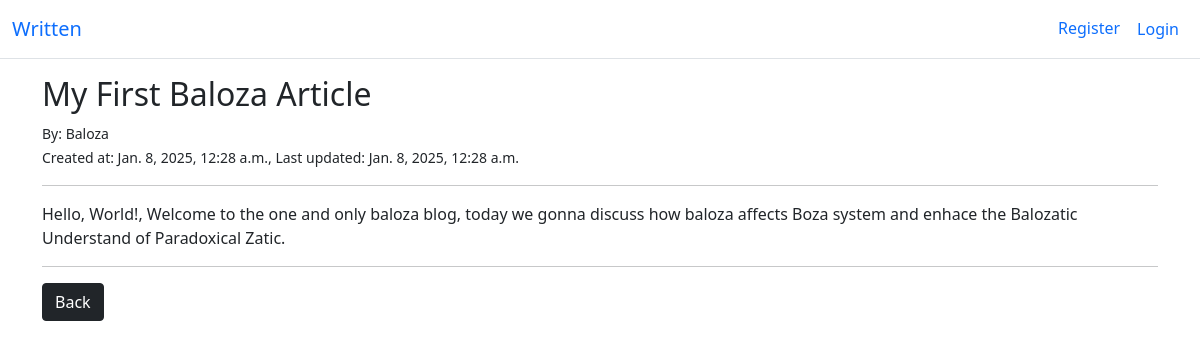
Screenshot of /post/3 with the database file from the repository.
### blog/models.py (models this page shows, shortened)
class Post(models.Model):
    author = models.ForeignKey(User, on_delete=models.CASCADE)
    title = models.CharField(max_length=100)
    content = models.TextField(max_length=5000)
    created_at = models.DateTimeField(auto_now_add=True)
    last_updated = models.DateTimeField(auto_now=True)

### blog/views.py (the view)
# urls.py: path("post/<int:pk>", PostDetailView.as_view(), name="post_detail"),
class PostDetailView(DetailView):
    model = Post
    template_name = "blog/post_details.html"

### blog/templates/blog/post_details.html (shortened to what this page needs)
{% extends 'blog/base.html' %}
{% block content %}
  <h2>{{ post.title }}</h2>
  <small> By: {{ post.author }}</small>
  <br>
  <small>Created at: {{post.created_at}},  Last updated: {{post.last_updated}}</small>
  <br>
  <hr>
  <p>{{ post.content }}</p>
  <hr>
  <a class="btn btn-dark" href="{% url 'all_posts' %}">Back</a>
{% endblock %}

### rows the page displays
Post: title "My First Baloza Article", author "Baloza", created_at "Jan. 8, 2025, 12:28 a.m.", last_updated "Jan. 8, 2025, 12:28 a.m.", content "Hello, World!, Welcome to the one and only baloza blog, today we gonna discuss how baloza affects Boza system and enhace the Balozatic Understand of Paradoxical Zatic."
